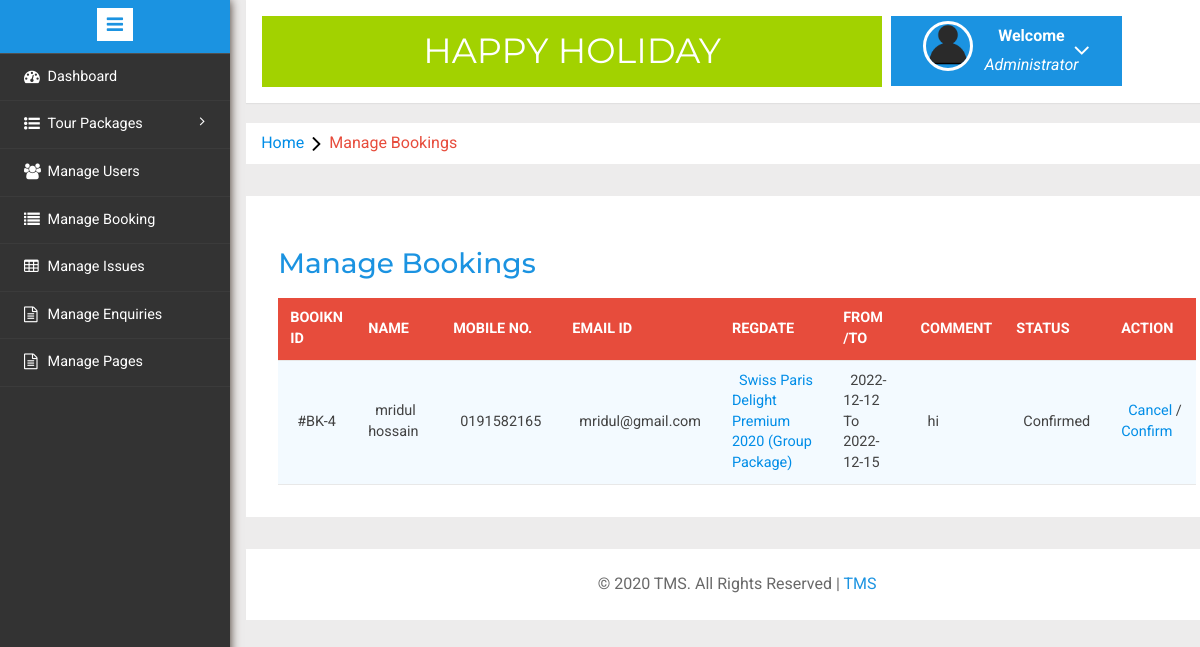
/admin/manage-bookings.php (signed in), run on the app's committed database.
### tables this page shows
CREATE TABLE `tblusers` (
  `id` int(11) NOT NULL,
  `FullName` varchar(100) DEFAULT NULL,
  `MobileNumber` char(10) DEFAULT NULL,
  `EmailId` varchar(70) DEFAULT NULL,
  `Password` varchar(100) DEFAULT NULL,
  `RegDate` timestamp NULL DEFAULT current_timestamp(),
  `UpdationDate` timestamp NULL DEFAULT NULL ON UPDATE current_timestamp()
);

CREATE TABLE `tblbooking` (
  `BookingId` int(11) NOT NULL,
  `PackageId` int(11) DEFAULT NULL,
  `UserEmail` varchar(100) DEFAULT NULL,
  `FromDate` varchar(100) DEFAULT NULL,
  `ToDate` varchar(100) DEFAULT NULL,
  `Comment` mediumtext DEFAULT NULL,
  `RegDate` timestamp NULL DEFAULT current_timestamp(),
  `status` int(11) DEFAULT NULL,
  `CancelledBy` varchar(5) DEFAULT NULL,
  `UpdationDate` timestamp NULL DEFAULT NULL ON UPDATE current_timestamp()
);

CREATE TABLE `tbltourpackages` (
  `PackageId` int(11) NOT NULL,
  `PackageName` varchar(200) DEFAULT NULL,
  `PackageType` varchar(150) DEFAULT NULL,
  `PackageLocation` varchar(100) DEFAULT NULL,
  `PackagePrice` int(11) DEFAULT NULL,
  `PackageFetures` varchar(255) DEFAULT NULL,
  `PackageDetails` mediumtext DEFAULT NULL,
  `PackageImage` varchar(100) DEFAULT NULL,
  `Creationdate` timestamp NULL DEFAULT current_timestamp(),
  `UpdationDate` timestamp NULL DEFAULT NULL ON UPDATE current_timestamp()
);

### admin/manage-bookings.php (the view, shortened to what this page needs)
<?php
include('includes/config.php');
if(strlen($_SESSION['alogin'])==0)
	{
header('location:index.php');
}
else{
	?>
<!DOCTYPE HTML>
<html>
<head>
<link href="css/bootstrap.min.css" rel='stylesheet' type='text/css' />
<link href="css/style.css" rel='stylesheet' type='text/css' />
<link rel="stylesheet" href="css/morris.css" type="text/css"/>
<link href="css/font-awesome.css" rel="stylesheet">
<link rel="stylesheet" type="text/css" href="css/table-style.css" />
<link rel="stylesheet" type="text/css" href="css/basictable.css" />
<link rel="stylesheet" href="css/icon-font.min.css" type='text/css' />
</head>
<body>
   <div class="page-container">
<div class="left-content">
	   <div class="mother-grid-inner">
				<?php include('includes/header.php');?>
				</div>
<ol class="breadcrumb">
                <li class="breadcrumb-item"><a href="index.html">Home</a><i class="fa fa-angle-right"></i>Manage Bookings</li>
            </ol>
<div class="agile-grids">
				<div class="agile-tables">
					<div class="w3l-table-info">
					  <h2>Manage Bookings</h2>
					    <table id="table">
						<thead>
						  <tr>
						  <th>Booikn id</th>
							<th>Name</th>
							<th>Mobile No.</th>
							<th>Email Id</th>
							<th>RegDate </th>
							<th>From /To </th>
							<th>Comment </th>
							<th>Status </th>
							<th>Action </th>
						  </tr>
						</thead>
						<tbody>
<?php $sql = "SELECT tblbooking.BookingId as bookid,tblusers.FullName as fname,tblusers.MobileNumber as mnumber,tblusers.EmailId as email,tbltourpackages.PackageName as pckname,tblbooking.PackageId as pid,tblbooking.FromDate as fdate,tblbooking.ToDate as tdate,tblbooking.Comment as comment,tblbooking.status as status,tblbooking.CancelledBy as cancelby,tblbooking.UpdationDate as upddate from tblusers join  tblbooking on  tblbooking.UserEmail=tblusers.EmailId join tbltourpackages on tbltourpackages.PackageId=tblbooking.PackageId";
$query = $dbh -> prepare($sql);
$query->execute();
$results=$query->fetchAll(PDO::FETCH_OBJ);
$cnt=1;
if($query->rowCount() > 0)
{
foreach($results as $result)
{				?>
						  <tr>
							<td>#BK-<?php echo htmlentities($result->bookid);?></td>
							<td><?php echo htmlentities($result->fname);?></td>
							<td><?php echo htmlentities($result->mnumber);?></td>
							<td><?php echo htmlentities($result->email);?></td>
							<td><a href="update-package.php?pid=<?php echo htmlentities($result->pid);?>"><?php echo htmlentities($result->pckname);?></a></td>
							<td><?php echo htmlentities($result->fdate);?> To <?php echo htmlentities($result->tdate);?></td>
								<td><?php echo htmlentities($result->comment);?></td>
								<td><?php if($result->status==0)
{
echo "Pending";
}
if($result->status==1)
{
echo "Confirmed";
}
?></td>
<?php if($result->status==2)
{
	?><td>Cancelled</td>
<?php } else {?>
<td><a href="manage-bookings.php?bkid=<?php echo htmlentities($result->bookid);?>" onclick="return confirm('Do you really want to cancel booking')" >Cancel</a> / <a href="manage-bookings.php?bckid=<?php echo htmlentities($result->bookid);?>" onclick="return confirm('booking has been confirm')" >Confirm</a></td>
<?php }?>
						  </tr>
						 <?php $cnt=$cnt+1;} }?>
						</tbody>
					  </table>
					</div>
			</div>
<?php include('includes/footer.php');?>
</div>
</div>
						<?php include('includes/sidebarmenu.php');?>
							</div>
</body>
</html>
<?php } ?>

### admin/css/table-style.css (style rules this page uses)
table { background: white; border-collapse: collapse; margin: 1.25em 0 0; width: 100%; }
table tr, table th, table td { border: none; border-bottom: 1px solid #e8e8e8; font-size: .95em; }
table th, table td { padding: 10px 12px; text-align: left; }
table th { background: #e74c3c; color: #fff; text-transform: uppercase; }
table tr td { background: #f3faff; color: #424242; }
table { width: 100%; }

### data on the page
tblusers: tblbooking.BookingId "4", FullName "mridul hossain", MobileNumber "0191582165", EmailId "mridul@gmail.com", tbltourpackages.PackageName "Swiss Paris Delight Premium 2020 (Group Package)", tblbooking.FromDate "2022-12-12", tblbooking.ToDate "2022-12-15", tblbooking.Comment "hi"
